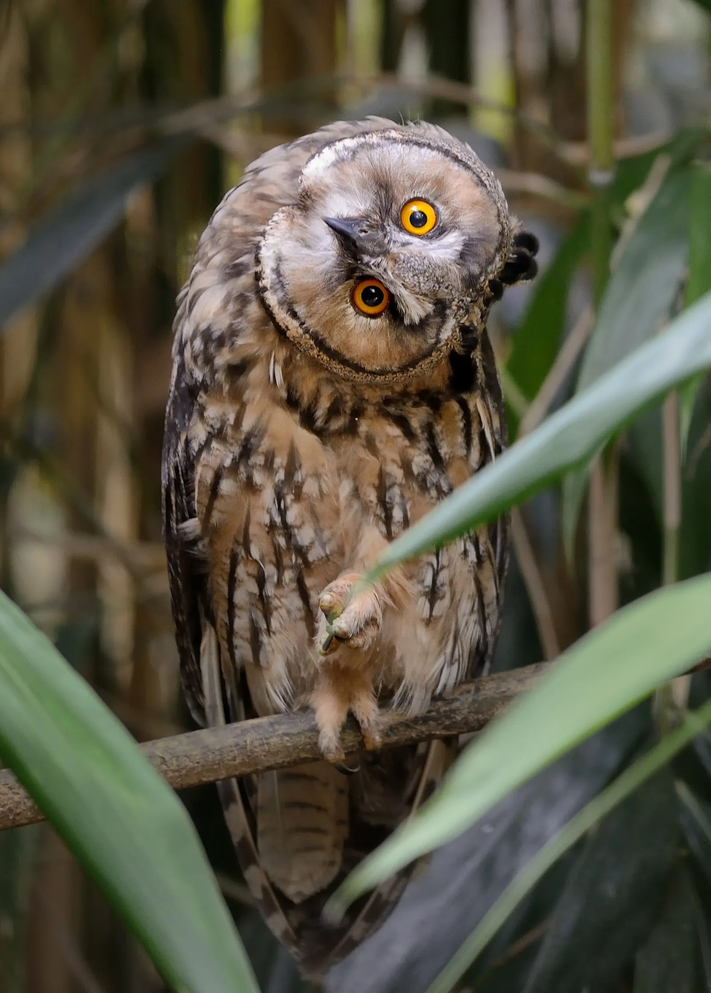
#> input picture imagenPrueba/image.png, 711 x 993 px, shrunk from 1600 x 2236 before the run, found by its file name
$ python taller3.py
#> lines starting #> are read from the running program, lines starting #| are printed output that depends on the picture; after the words box and inside, x2 and y2 are one past the last pixel; in counts of white or black regions, pixels touching at a corner belong together
import cv2
import matplotlib.pyplot as plt
import numpy as np

# ==========================================
# 1. CARGA DE IMAGEN EN ESCALA DE GRISES
# ==========================================
ruta_imagen = '/workspaces/IA-2/imagenPrueba/image.png'
imagen = cv2.imread(ruta_imagen, cv2.IMREAD_GRAYSCALE)
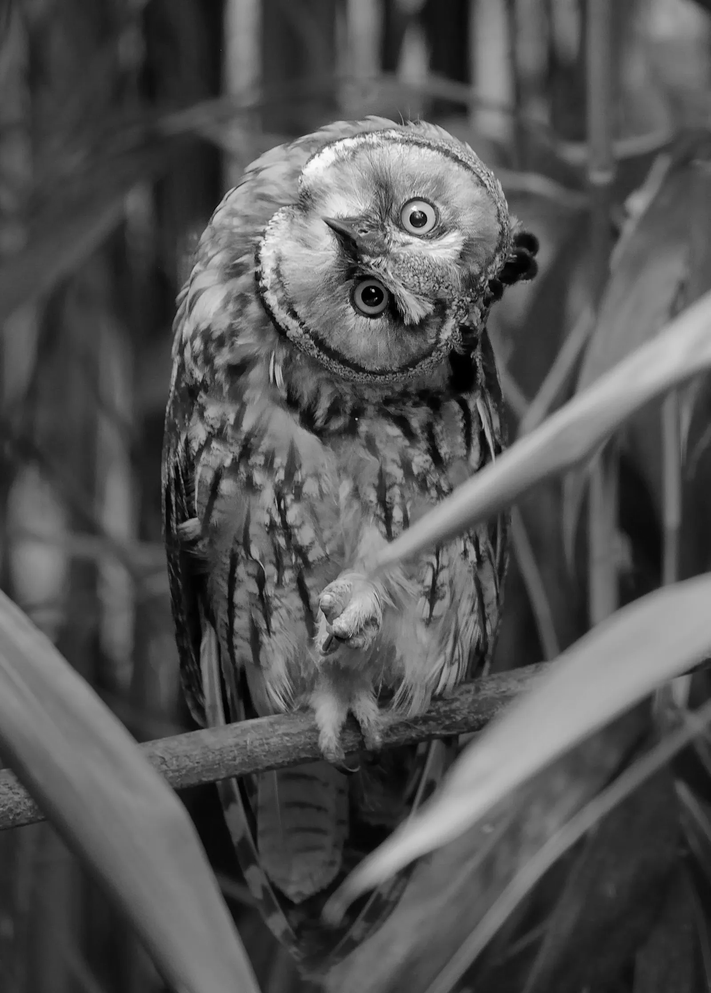
#> imagen: shape (993, 711); min 0, max 253, mean 83.4

if imagen is None:
    print("Error: No se encontró la imagen en la ruta especificada.")
else:
    print("Imagen cargada exitosamente.")

    # ==========================================
    # 2. UMBRALIZACIÓN (THRESHOLDING)
    # ==========================================
    # Binarización Estática (T = 127)
    _, imagen_binaria = cv2.threshold(imagen, 127, 255, cv2.THRESH_BINARY)
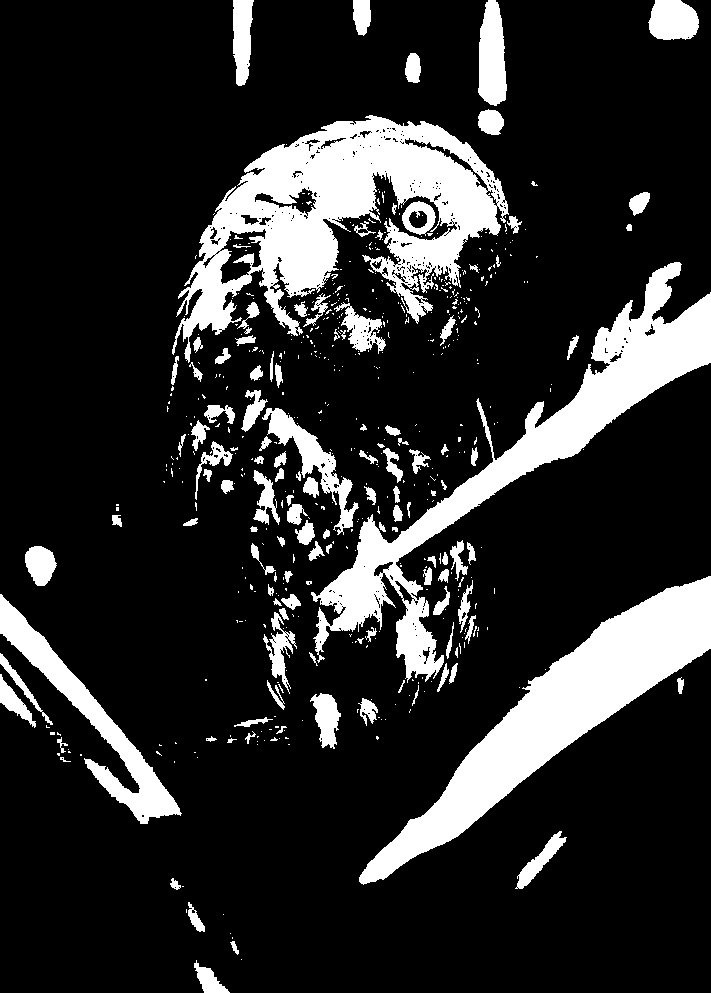
#> imagen_binaria: shape (993, 711); 17.2% white; 546 white regions (422 under 20 px), largest, box (x1, y1, x2, y2) and area: (172, 115, 509, 363) 33559, (311, 262, 711, 683) 25735, (359, 576, 711, 885) 25576

    # Binarización de Otsu (Cálculo automático del umbral óptimo)
    T_otsu, imagen_otsu = cv2.threshold(imagen, 0, 255, cv2.THRESH_BINARY + cv2.THRESH_OTSU)
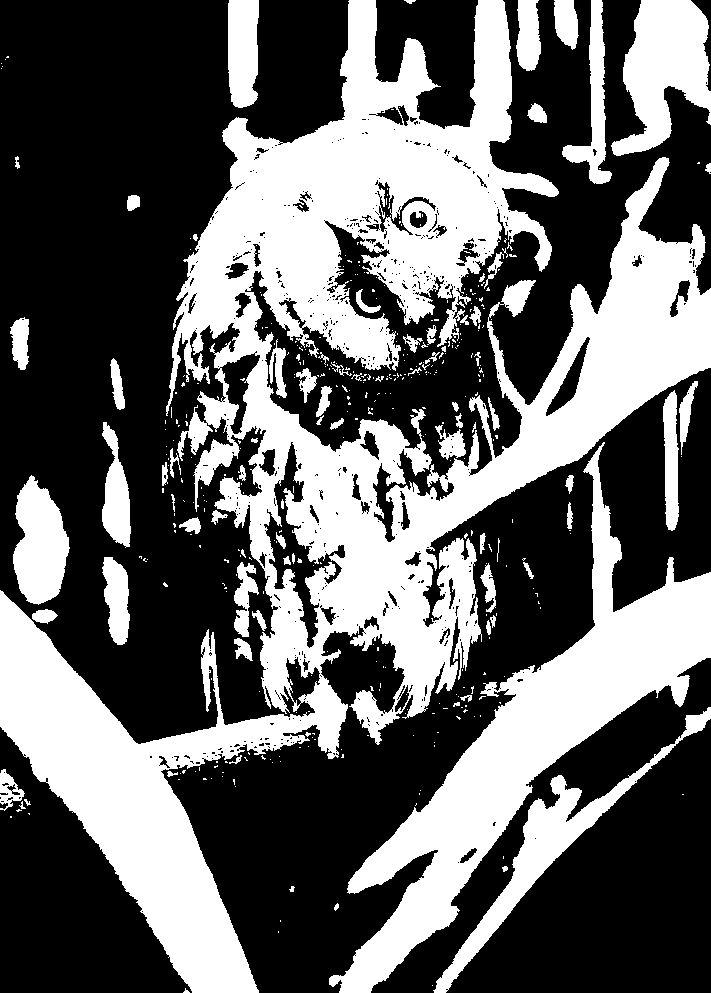
#> imagen_otsu: shape (993, 711); 39.3% white; 426 white regions (346 under 20 px), largest, box (x1, y1, x2, y2) and area: (0, 0, 711, 993) 187438, (329, 442, 711, 993) 43062, (611, 0, 711, 156) 9331
#> T_otsu = 91
    print(f"El umbral óptimo calculado automáticamente por Otsu fue: {T_otsu:.2f}")
#| El umbral óptimo calculado automáticamente por Otsu fue: 91.00

    # Guardar binarización
    cv2.imwrite('1_imagen_binaria.png', imagen_binaria)
    cv2.imwrite('1_imagen_otsu.png', imagen_otsu)

    # ==========================================
    # 3. OPERACIONES MORFOLÓGICAS
    # ==========================================
    # Construcción del Elemento Estructurante (Kernel 3x3)
    kernel = np.ones((3, 3), np.uint8)

    # APERTURA (Erosión seguida de Dilatación)
    # Ideal para eliminar ruido blanco pequeño en el fondo (ruido de sal)
    apertura = cv2.morphologyEx(imagen_binaria, cv2.MORPH_OPEN, kernel)
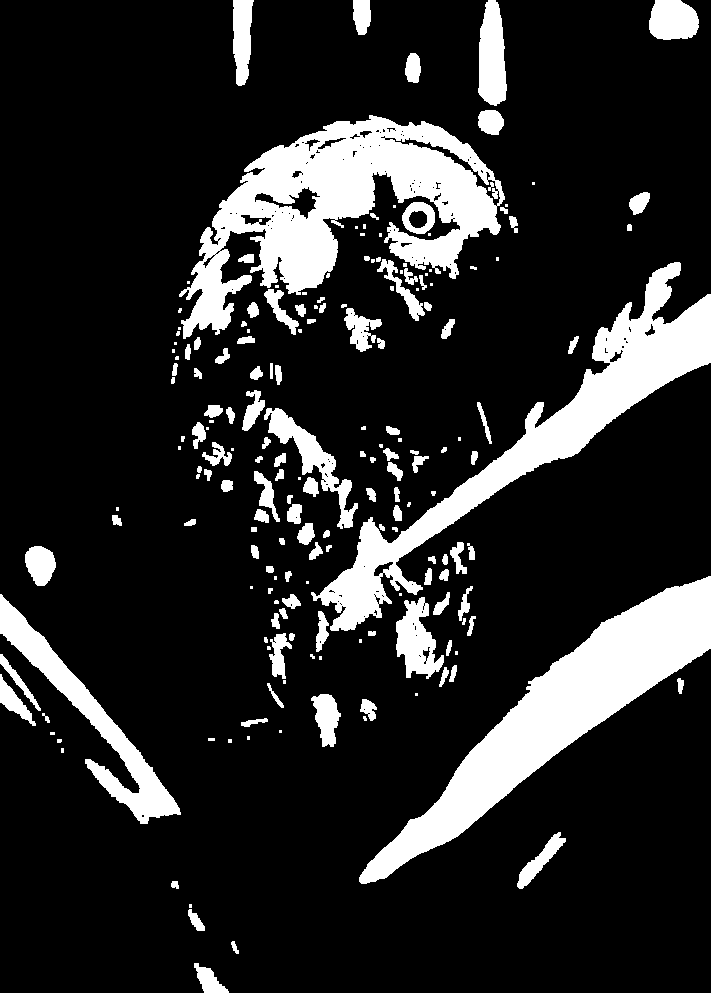
#> apertura: shape (993, 711); 16.3% white; 193 white regions (62 under 20 px), largest, box (x1, y1, x2, y2) and area: (179, 115, 505, 339) 29774, (359, 576, 711, 884) 25564, (311, 262, 711, 631) 22590

    # CIERRE (Dilatación seguida de Erosión)
    # Ideal para rellenar huecos negros dentro del objeto (ruido de pimienta)
    cierre = cv2.morphologyEx(imagen_binaria, cv2.MORPH_CLOSE, kernel)
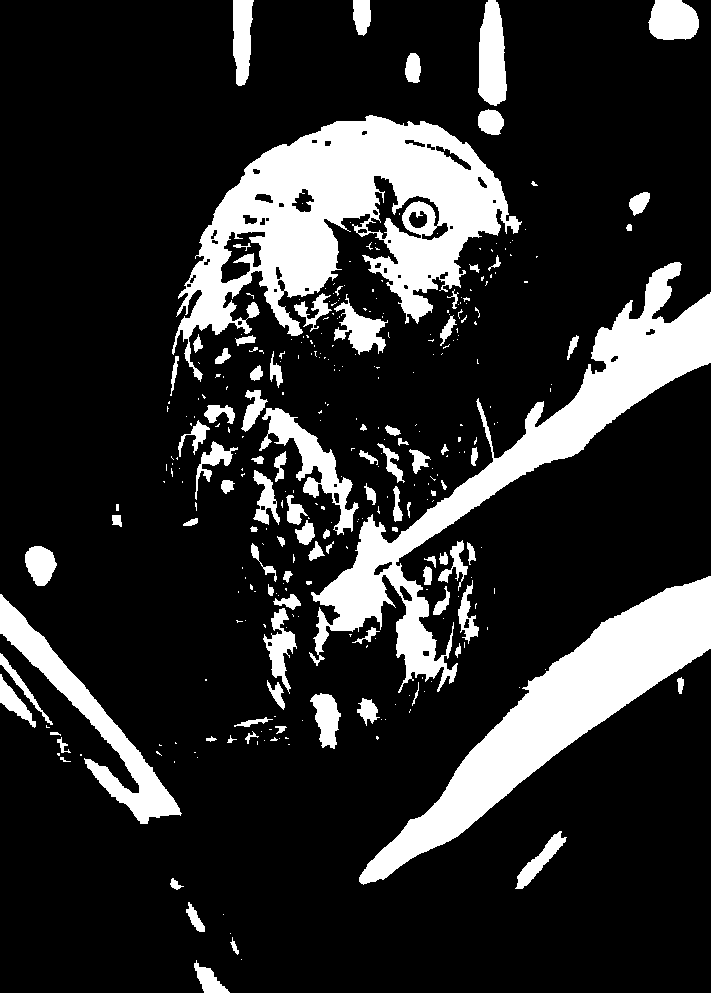
#> cierre: shape (993, 711); 17.9% white; 327 white regions (230 under 20 px), largest, box (x1, y1, x2, y2) and area: (172, 115, 522, 382) 37587, (309, 262, 711, 693) 26668, (359, 576, 711, 885) 25592

    # Guardar resultados
    cv2.imwrite('2_resultado_apertura.png', apertura)
    cv2.imwrite('3_resultado_cierre.png', cierre)

    # ==========================================
    # 4. GRAFICAR Y COMPARAR (Matplotlib)
    # ==========================================
    plt.figure(figsize=(15, 5))

    # Imagen Binarizada Original
    plt.subplot(1, 3, 1)
    plt.imshow(imagen_binaria, cmap='gray')
    plt.title("1. Binarizada (T=127)")
    plt.axis('off')

    # Resultado Apertura
    plt.subplot(1, 3, 2)
    plt.imshow(apertura, cmap='gray')
    plt.title("2. Apertura (Erosión + Dilatación)")
    plt.axis('off')

    # Resultado Cierre
    plt.subplot(1, 3, 3)
    plt.imshow(cierre, cmap='gray')
    plt.title("3. Cierre (Dilatación + Erosión)")
    plt.axis('off')

    plt.tight_layout()
    plt.savefig('comparativa_morfologia.png')

    print("\n¡Proceso completado con éxito!")
    print("Archivos generados en el explorador:")
    print(" - '1_imagen_binaria.png'")
    print(" - '2_resultado_apertura.png'")
    print(" - '3_resultado_cierre.png'")
    print(" - 'comparativa_morfologia.png' (Visualización comparativa completa)")
